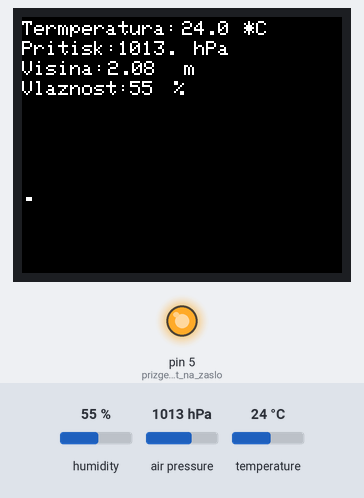
Simulated run of this sketch. Board: Arduino Uno, built with avr-gcc and run on an emulated ATmega328P. On the bench: 160×128 colour display, output pins drawn as LEDs (lit = HIGH). Inputs (shaded band) come from the test bench; at power-on: humidity 55 %, air pressure 1013 hPa, temperature 24 °C. What the sketch prints to the serial monitor is not drawn.

Above: at 1.2 s.
1.3 s: humidity set to 22 %
2.8 s: air pressure set to 952 hPa
At 3.07 s:
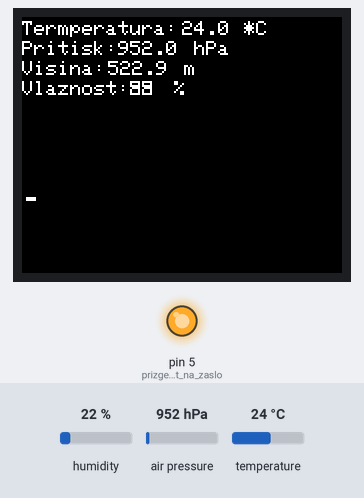
4.3 s: temperature set to 12 °C
At 5.07 s:
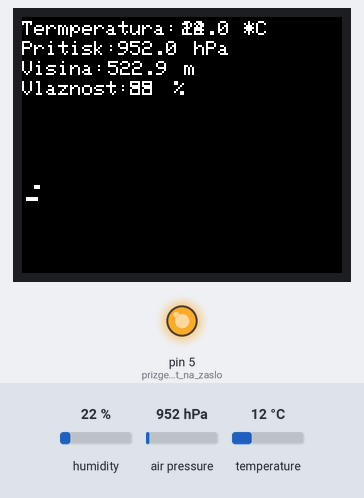
5.8 s: humidity set to 40 %
Timing chart, 0 to 8.4 s (numbered marks = the images above; inputs shaded):
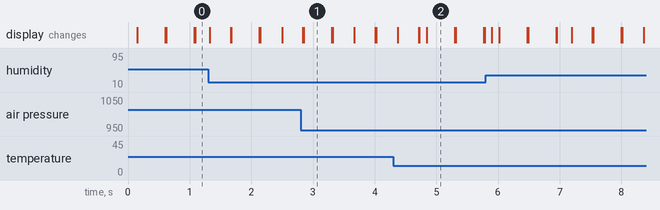

Measured:
- what the display in image 1 shows lasts 0.5 s, from 2.8 s to 3.3 s

The sketch:

VIN_Projekt.ino
```cpp
//zaslon
#include <TFT.h> // Hardware-specific library
#include <SPI.h>

#define CS   10
#define DC   8
#define RESET  9

TFT ekran = TFT(CS, DC, RESET);

//senzor
#include <Wire.h>
#include <Adafruit_Sensor.h>
#include <Adafruit_BME280.h>

#define BME_SCK 13
#define BME_MISO 12
#define BME_MOSI 11
#define BME_CS 10

#define SEALEVELPRESSURE_HPA (1013.25)

Adafruit_BME280 bme; // I2C

// variable to keep track of the elapsed time
// char array to print time
char printtemp[5];
char printpritisk[6];
char printvisina[6];
char printvlaga[3];
char pikica[2];


int xpos = 0;
int counter = 0;

void setup(){
  Serial.begin(9600);

  while(!Serial);    // time to get serial running
  Serial.println(F("BME280 test"));

  unsigned status;
  //preverja, če je vse v redu
  status = bme.begin(0x76);
  if (!status) {
      Serial.println("Could not find a valid BME280 sensor, check wiring, address, sensor ID!");
      Serial.print("SensorID was: 0x"); Serial.println(bme.sensorID(),16);
      Serial.print("        ID of 0xFF probably means a bad address, a BMP 180 or BMP 085\n");
      Serial.print("   ID of 0x56-0x58 represents a BMP 280,\n");
      Serial.print("        ID of 0x60 represents a BME 280.\n");
      Serial.print("        ID of 0x61 represents a BME 680.\n");
      while (1);
  }

  ekran.begin();
  ekran.background(0,0,0); // clears the screen

  // increase font size for text in loop()
  ekran.setTextSize(1);

  pinMode(A2, INPUT);
  pinMode(5, OUTPUT); //prizge backlight na zaslonu
  digitalWrite(5, HIGH);
}

void loop(){
  String temp = String(bme.readTemperature());
  String pritisk = String(bme.readPressure() / 100.0F);
  String visina = String(bme.readAltitude(SEALEVELPRESSURE_HPA));
  String vlaga = String(bme.readHumidity());
  String dot = String(".");
  temp.toCharArray(printtemp, 5);
  pritisk.toCharArray(printpritisk, 6);
  visina.toCharArray(printvisina, 6);
  vlaga.toCharArray(printvlaga, 3);
  dot.toCharArray(pikica, 2);

  int ypos = map(bme.readTemperature(), -64, 128, 0, 100);

  ekran.stroke(255, 255, 255);
  ekran.text("Termperatura:", 0, 2);
  ekran.text(" *C", 105, 2);
  ekran.text(printtemp, 80, 2);

  ekran.text("Pritisk:", 0, 12);
  ekran.text(" hPa", 80, 12);
  ekran.text(printpritisk, 48, 12);

  ekran.text("Visina:", 0, 22);
  ekran.text(" m", 75, 22);
  ekran.text(printvisina, 43, 22);

  ekran.text("Vlaznost: ", 0, 32);
  ekran.text(" %", 70, 32);
  ekran.text(printvlaga, 54, 32);

  ekran.text(pikica, xpos, ypos + 40);
  Serial.println(xpos);


  delay(100);

 ekran.stroke(0, 0, 0);
 ekran.fillRect(0, 0, 80, 32, 0x0000);

 //ekran.text(printtemp, 72, 2);


  if(counter % 10 == 0)//desetinka sekunde
    xpos++;
  if(xpos == 160)
    {
      ekran.background(0, 0, 0);
      xpos = 0;//dej na 0
    }

  counter++;
}
```
